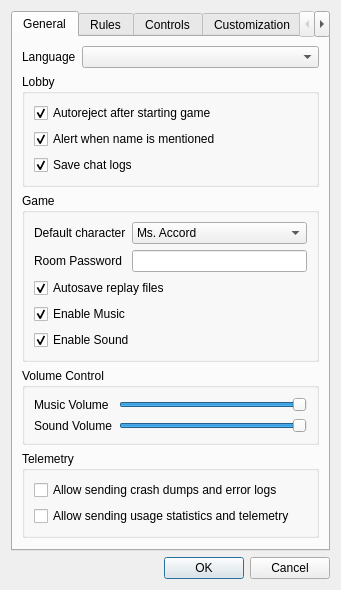
<?xml version="1.0" encoding="UTF-8"?>
<ui version="4.0">
 <class>SettingsDialog</class>
 <widget class="QDialog" name="SettingsDialog">
  <property name="geometry">
   <rect>
    <x>0</x>
    <y>0</y>
    <width>341</width>
    <height>502</height>
   </rect>
  </property>
  <property name="acceptDrops">
   <bool>true</bool>
  </property>
  <property name="windowTitle">
   <string comment="TitleSettings">Settings</string>
  </property>
  <property name="windowIcon">
   <iconset resource="client.qrc">
    <normaloff>:/icons/red.png</normaloff>:/icons/red.png</iconset>
  </property>
  <layout class="QVBoxLayout" name="verticalLayout">
   <item>
    <widget class="QTabWidget" name="SettingsTabWidget">
     <property name="currentIndex">
      <number>0</number>
     </property>
     <widget class="QWidget" name="GeneralTab">
      <attribute name="title">
       <string comment="TitleGeneral">General</string>
      </attribute>
      <layout class="QVBoxLayout" name="verticalLayout_2">
       <item>
        <layout class="QFormLayout" name="LanguageForm">
         <item row="0" column="0">
          <widget class="QLabel" name="LanguageLabel">
           <property name="text">
            <string>Language</string>
           </property>
          </widget>
         </item>
         <item row="0" column="1">
          <widget class="QComboBox" name="LanguageComboBox"/>
         </item>
        </layout>
       </item>
       <item>
        <widget class="QGroupBox" name="LobbyGroupBox">
         <property name="sizePolicy">
          <sizepolicy hsizetype="Preferred" vsizetype="Preferred">
           <horstretch>0</horstretch>
           <verstretch>0</verstretch>
          </sizepolicy>
         </property>
         <property name="title">
          <string comment="TitleLobby">Lobby</string>
         </property>
         <layout class="QVBoxLayout" name="verticalLayout_3">
          <item>
           <widget class="QCheckBox" name="AutorejectCheckBox">
            <property name="text">
             <string comment="Autoreject">Autoreject after starting game</string>
            </property>
            <property name="checked">
             <bool>true</bool>
            </property>
           </widget>
          </item>
          <item>
           <widget class="QCheckBox" name="AlertNameCheckBox">
            <property name="text">
             <string comment="AlertName">Alert when name is mentioned</string>
            </property>
            <property name="checked">
             <bool>true</bool>
            </property>
           </widget>
          </item>
          <item>
           <widget class="QCheckBox" name="SaveLogsCheckBox">
            <property name="text">
             <string comment="SaveChat">Save chat logs</string>
            </property>
            <property name="checked">
             <bool>true</bool>
            </property>
           </widget>
          </item>
         </layout>
        </widget>
       </item>
       <item>
        <widget class="QGroupBox" name="GameGroupBox">
         <property name="sizePolicy">
          <sizepolicy hsizetype="Preferred" vsizetype="Preferred">
           <horstretch>0</horstretch>
           <verstretch>0</verstretch>
          </sizepolicy>
         </property>
         <property name="title">
          <string comment="TitleGame">Game</string>
         </property>
         <layout class="QVBoxLayout" name="verticalLayout_4">
          <item>
           <layout class="QFormLayout" name="formLayout_5">
            <property name="fieldGrowthPolicy">
             <enum>QFormLayout::AllNonFixedFieldsGrow</enum>
            </property>
            <item row="0" column="0">
             <widget class="QLabel" name="DefaultCharacterLabel">
              <property name="text">
               <string comment="DefaultCharacter">Default character</string>
              </property>
             </widget>
            </item>
            <item row="0" column="1">
             <widget class="QComboBox" name="DefaultCharacterComboBox">
              <item>
               <property name="text">
                <string>Ms. Accord</string>
               </property>
              </item>
              <item>
               <property name="text">
                <string>Amitie</string>
               </property>
              </item>
              <item>
               <property name="text">
                <string>Arle</string>
               </property>
              </item>
              <item>
               <property name="text">
                <string>Dongurigaeru</string>
               </property>
              </item>
              <item>
               <property name="text">
                <string>Draco</string>
               </property>
              </item>
              <item>
               <property name="text">
                <string>Carbuncle</string>
               </property>
              </item>
              <item>
               <property name="text">
                <string>Ecolo</string>
               </property>
              </item>
              <item>
               <property name="text">
                <string>Feli</string>
               </property>
              </item>
              <item>
               <property name="text">
                <string>Klug</string>
               </property>
              </item>
              <item>
               <property name="text">
                <string>Lemres</string>
               </property>
              </item>
              <item>
               <property name="text">
                <string>Maguro</string>
               </property>
              </item>
              <item>
               <property name="text">
                <string>Ocean Prince</string>
               </property>
              </item>
              <item>
               <property name="text">
                <string>Onion Pixy</string>
               </property>
              </item>
              <item>
               <property name="text">
                <string>Raffine</string>
               </property>
              </item>
              <item>
               <property name="text">
                <string>Rider</string>
               </property>
              </item>
              <item>
               <property name="text">
                <string>Risukuma</string>
               </property>
              </item>
              <item>
               <property name="text">
                <string>Ringo</string>
               </property>
              </item>
              <item>
               <property name="text">
                <string>Rulue</string>
               </property>
              </item>
              <item>
               <property name="text">
                <string>Satan</string>
               </property>
              </item>
              <item>
               <property name="text">
                <string>Schezo</string>
               </property>
              </item>
              <item>
               <property name="text">
                <string>Sig</string>
               </property>
              </item>
              <item>
               <property name="text">
                <string>Suketoudara</string>
               </property>
              </item>
              <item>
               <property name="text">
                <string>Witch</string>
               </property>
              </item>
              <item>
               <property name="text">
                <string>Yu &amp; Rei</string>
               </property>
              </item>
             </widget>
            </item>
            <item row="1" column="0">
             <widget class="QLabel" name="PasswordLabel">
              <property name="text">
               <string comment="RoomPassword">Room Password</string>
              </property>
             </widget>
            </item>
            <item row="1" column="1">
             <widget class="QLineEdit" name="RoomPasswordLineEdit"/>
            </item>
           </layout>
          </item>
          <item>
           <widget class="QCheckBox" name="AutosaveReplaysCheckBox">
            <property name="text">
             <string comment="AutosaveReplay">Autosave replay files</string>
            </property>
            <property name="checked">
             <bool>true</bool>
            </property>
           </widget>
          </item>
          <item>
           <widget class="QCheckBox" name="EnableMusicCheckBox">
            <property name="text">
             <string comment="PlayMusic">Enable Music</string>
            </property>
            <property name="checked">
             <bool>true</bool>
            </property>
           </widget>
          </item>
          <item>
           <widget class="QCheckBox" name="EnableSoundCheckBox">
            <property name="text">
             <string comment="PlaySound">Enable Sound</string>
            </property>
            <property name="checked">
             <bool>true</bool>
            </property>
           </widget>
          </item>
         </layout>
        </widget>
       </item>
       <item>
        <widget class="QGroupBox" name="VolumeControlGroupBox">
         <property name="title">
          <string comment="TitleVolumeControl">Volume Control</string>
         </property>
         <layout class="QFormLayout" name="formLayout_6">
          <item row="0" column="0">
           <widget class="QLabel" name="MusicVolumeLabel">
            <property name="text">
             <string comment="MusicVolume">Music Volume</string>
            </property>
           </widget>
          </item>
          <item row="0" column="1">
           <widget class="QSlider" name="MusicVolumeHorizontalSlider">
            <property name="maximum">
             <number>100</number>
            </property>
            <property name="value">
             <number>100</number>
            </property>
            <property name="orientation">
             <enum>Qt::Horizontal</enum>
            </property>
            <property name="invertedAppearance">
             <bool>false</bool>
            </property>
           </widget>
          </item>
          <item row="1" column="0">
           <widget class="QLabel" name="SoundVolumeLabel">
            <property name="text">
             <string comment="SoundVolume">Sound Volume</string>
            </property>
           </widget>
          </item>
          <item row="1" column="1">
           <widget class="QSlider" name="SoundVolumeHorizontalSlider">
            <property name="maximum">
             <number>100</number>
            </property>
            <property name="value">
             <number>100</number>
            </property>
            <property name="orientation">
             <enum>Qt::Horizontal</enum>
            </property>
           </widget>
          </item>
         </layout>
        </widget>
       </item>
       <item>
        <widget class="QGroupBox" name="TelemetryGroupBox">
         <property name="title">
          <string>Telemetry</string>
         </property>
         <layout class="QVBoxLayout" name="verticalLayout_9">
          <item>
           <widget class="QCheckBox" name="AllowCrashDumpsCheckBox">
            <property name="text">
             <string comment="TelemetryCrashCheckbox">Allow sending crash dumps and error logs</string>
            </property>
           </widget>
          </item>
          <item>
           <widget class="QCheckBox" name="AllowUsageStatisticsCheckBox">
            <property name="text">
             <string comment="TelemetryStatisticCheckbox">Allow sending usage statistics and telemetry</string>
            </property>
           </widget>
          </item>
         </layout>
        </widget>
       </item>
       <item>
        <spacer name="verticalSpacer">
         <property name="orientation">
          <enum>Qt::Vertical</enum>
         </property>
         <property name="sizeHint" stdset="0">
          <size>
           <width>20</width>
           <height>40</height>
          </size>
         </property>
        </spacer>
       </item>
      </layout>
     </widget>
     <widget class="QWidget" name="RulesTab">
      <attribute name="title">
       <string comment="TitleRules">Rules</string>
      </attribute>
      <layout class="QFormLayout" name="formLayout">
       <property name="fieldGrowthPolicy">
        <enum>QFormLayout::AllNonFixedFieldsGrow</enum>
       </property>
       <property name="labelAlignment">
        <set>Qt::AlignLeading|Qt::AlignLeft|Qt::AlignVCenter</set>
       </property>
       <item row="0" column="0">
        <widget class="QLabel" name="BaseRulesLabel">
         <property name="text">
          <string comment="BaseRules">Base rules</string>
         </property>
        </widget>
       </item>
       <item row="0" column="1">
        <widget class="QComboBox" name="BaseRulesComboBox">
         <item>
          <property name="text">
           <string>Tsu</string>
          </property>
         </item>
         <item>
          <property name="text">
           <string>Fever</string>
          </property>
         </item>
         <item>
          <property name="text">
           <string>Fever (15th)</string>
          </property>
         </item>
         <item>
          <property name="text">
           <string>Endless Fever VS</string>
          </property>
         </item>
        </widget>
       </item>
       <item row="1" column="1">
        <widget class="QCheckBox" name="DefaultRulesCheckbox">
         <property name="text">
          <string comment="DefaultRules">Default rules</string>
         </property>
         <property name="checked">
          <bool>true</bool>
         </property>
        </widget>
       </item>
       <item row="2" column="0">
        <widget class="QLabel" name="MarginTimeLabel">
         <property name="text">
          <string comment="MarginTime">Margin time</string>
         </property>
        </widget>
       </item>
       <item row="2" column="1">
        <widget class="QSpinBox" name="MarginTimeSpinBox">
         <property name="enabled">
          <bool>false</bool>
         </property>
         <property name="maximum">
          <number>999</number>
         </property>
         <property name="value">
          <number>192</number>
         </property>
        </widget>
       </item>
       <item row="3" column="0">
        <widget class="QLabel" name="TargetPointsLabel">
         <property name="text">
          <string comment="TargetPoints">Target points</string>
         </property>
        </widget>
       </item>
       <item row="3" column="1">
        <widget class="QSpinBox" name="TargetPointsSpinBox">
         <property name="enabled">
          <bool>false</bool>
         </property>
         <property name="minimum">
          <number>1</number>
         </property>
         <property name="maximum">
          <number>999</number>
         </property>
         <property name="value">
          <number>70</number>
         </property>
        </widget>
       </item>
       <item row="4" column="0">
        <widget class="QLabel" name="label_2">
         <property name="text">
          <string comment="RequiredChain">Required chain</string>
         </property>
        </widget>
       </item>
       <item row="4" column="1">
        <widget class="QSpinBox" name="RequiredChainSpinBox">
         <property name="enabled">
          <bool>false</bool>
         </property>
         <property name="maximum">
          <number>100</number>
         </property>
        </widget>
       </item>
       <item row="5" column="0">
        <widget class="QLabel" name="PuyoToClearLabel">
         <property name="text">
          <string comment="PuyoToClear">Puyo to clear</string>
         </property>
        </widget>
       </item>
       <item row="5" column="1">
        <widget class="QSpinBox" name="PuyoToClearSpinBox">
         <property name="enabled">
          <bool>false</bool>
         </property>
         <property name="minimum">
          <number>1</number>
         </property>
         <property name="maximum">
          <number>100</number>
         </property>
         <property name="value">
          <number>4</number>
         </property>
        </widget>
       </item>
       <item row="6" column="0">
        <widget class="QLabel" name="InitialFeverCountLabel">
         <property name="text">
          <string comment="InitialFeverCount">Initial Fever Count</string>
         </property>
        </widget>
       </item>
       <item row="6" column="1">
        <widget class="QSpinBox" name="InitialFeverCountSpinBox">
         <property name="enabled">
          <bool>false</bool>
         </property>
         <property name="maximum">
          <number>6</number>
         </property>
        </widget>
       </item>
       <item row="7" column="0">
        <widget class="QLabel" name="FeverPowerLabel">
         <property name="text">
          <string comment="FeverPower">Fever power</string>
         </property>
        </widget>
       </item>
       <item row="7" column="1">
        <widget class="QSpinBox" name="FeverPowerSpinBox">
         <property name="enabled">
          <bool>false</bool>
         </property>
         <property name="maximum">
          <number>999</number>
         </property>
         <property name="value">
          <number>100</number>
         </property>
        </widget>
       </item>
       <item row="8" column="0">
        <widget class="QCheckBox" name="NumberOfColorsSelectCheckBox">
         <property name="enabled">
          <bool>false</bool>
         </property>
         <property name="text">
          <string comment="SelectColors">Select colors</string>
         </property>
        </widget>
       </item>
       <item row="8" column="1">
        <widget class="QSpinBox" name="NumberOfColorsSpinBox">
         <property name="enabled">
          <bool>false</bool>
         </property>
         <property name="minimum">
          <number>3</number>
         </property>
         <property name="maximum">
          <number>5</number>
         </property>
         <property name="singleStep">
          <number>1</number>
         </property>
         <property name="value">
          <number>4</number>
         </property>
        </widget>
       </item>
       <item row="9" column="0">
        <widget class="QLabel" name="NumberOfPlayersLabel">
         <property name="text">
          <string comment="NumberOfPlayers">Number of players</string>
         </property>
        </widget>
       </item>
       <item row="9" column="1">
        <widget class="QSpinBox" name="NumberOfPlayersSpinBox">
         <property name="minimum">
          <number>2</number>
         </property>
         <property name="maximum">
          <number>50</number>
         </property>
        </widget>
       </item>
       <item row="10" column="1">
        <widget class="QCheckBox" name="QuickDropCheckBox">
         <property name="enabled">
          <bool>false</bool>
         </property>
         <property name="text">
          <string comment="QuickDrop">Quick Drop</string>
         </property>
        </widget>
       </item>
       <item row="11" column="1">
        <widget class="QPushButton" name="DefaultButton">
         <property name="enabled">
          <bool>false</bool>
         </property>
         <property name="sizePolicy">
          <sizepolicy hsizetype="Fixed" vsizetype="Fixed">
           <horstretch>0</horstretch>
           <verstretch>0</verstretch>
          </sizepolicy>
         </property>
         <property name="text">
          <string comment="ButtonDefault">Default</string>
         </property>
        </widget>
       </item>
      </layout>
     </widget>
     <widget class="QWidget" name="ControlsTab">
      <attribute name="title">
       <string comment="TitleControls">Controls</string>
      </attribute>
      <layout class="QFormLayout" name="formLayout_2">
       <property name="fieldGrowthPolicy">
        <enum>QFormLayout::AllNonFixedFieldsGrow</enum>
       </property>
       <item row="0" column="0">
        <widget class="QLabel" name="UpLabel">
         <property name="text">
          <string comment="Up">Up</string>
         </property>
        </widget>
       </item>
       <item row="1" column="0">
        <widget class="QLabel" name="DownLabel">
         <property name="text">
          <string comment="Down">Down</string>
         </property>
        </widget>
       </item>
       <item row="2" column="0">
        <widget class="QLabel" name="LeftLabel">
         <property name="text">
          <string comment="Left">Left</string>
         </property>
        </widget>
       </item>
       <item row="3" column="0">
        <widget class="QLabel" name="RightLabel">
         <property name="text">
          <string comment="Right">Right</string>
         </property>
        </widget>
       </item>
       <item row="4" column="0">
        <widget class="QLabel" name="ALabel">
         <property name="text">
          <string comment="A">A</string>
         </property>
        </widget>
       </item>
       <item row="5" column="0">
        <widget class="QLabel" name="BLabel">
         <property name="text">
          <string comment="B">B</string>
         </property>
        </widget>
       </item>
       <item row="0" column="1">
        <widget class="InputWidget" name="UpInput" native="true"/>
       </item>
       <item row="1" column="1">
        <widget class="InputWidget" name="DownInput" native="true"/>
       </item>
       <item row="2" column="1">
        <widget class="InputWidget" name="LeftInput" native="true"/>
       </item>
       <item row="3" column="1">
        <widget class="InputWidget" name="RightInput" native="true"/>
       </item>
       <item row="4" column="1">
        <widget class="InputWidget" name="AInput" native="true"/>
       </item>
       <item row="6" column="0">
        <widget class="QLabel" name="StartLavel">
         <property name="text">
          <string>Start</string>
         </property>
        </widget>
       </item>
       <item row="5" column="1">
        <widget class="InputWidget" name="BInput" native="true"/>
       </item>
       <item row="6" column="1">
        <widget class="InputWidget" name="StartInput" native="true"/>
       </item>
       <item row="7" column="0">
        <spacer name="SwapABConfirmSpacer">
         <property name="orientation">
          <enum>Qt::Horizontal</enum>
         </property>
         <property name="sizeHint" stdset="0">
          <size>
           <width>40</width>
           <height>20</height>
          </size>
         </property>
        </spacer>
       </item>
       <item row="7" column="1">
        <widget class="QCheckBox" name="SwapABConfirmCheckBox">
         <property name="text">
          <string>Swap A/B Confirmation</string>
         </property>
         <property name="checked">
          <bool>true</bool>
         </property>
        </widget>
       </item>
      </layout>
     </widget>
     <widget class="QWidget" name="CustomizationTab">
      <attribute name="title">
       <string comment="TitleCustomization">Customization</string>
      </attribute>
      <layout class="QVBoxLayout" name="verticalLayout_5">
       <item>
        <widget class="QGroupBox" name="GraphicsBox">
         <property name="title">
          <string comment="TitleGraphicsAndSound">Graphics and Sound</string>
         </property>
         <layout class="QFormLayout" name="formLayout_4">
          <property name="fieldGrowthPolicy">
           <enum>QFormLayout::AllNonFixedFieldsGrow</enum>
          </property>
          <item row="0" column="0">
           <widget class="QLabel" name="BackgroundLabel">
            <property name="text">
             <string>Background</string>
            </property>
           </widget>
          </item>
          <item row="0" column="1">
           <widget class="QComboBox" name="BackgroundComboBox"/>
          </item>
          <item row="1" column="0">
           <widget class="QLabel" name="PuyoLabel">
            <property name="text">
             <string>Puyo</string>
            </property>
           </widget>
          </item>
          <item row="1" column="1">
           <widget class="QComboBox" name="PuyoComboBox"/>
          </item>
          <item row="2" column="0">
           <widget class="QLabel" name="SoundLabel">
            <property name="text">
             <string comment="SoundEffects">Sound Effects</string>
            </property>
           </widget>
          </item>
          <item row="2" column="1">
           <widget class="QComboBox" name="SoundComboBox"/>
          </item>
          <item row="3" column="1">
           <widget class="QCheckBox" name="ApplyCharacterCheckBox">
            <property name="text">
             <string comment="CharacterBackground">Apply character image to field</string>
            </property>
           </widget>
          </item>
         </layout>
        </widget>
       </item>
       <item>
        <widget class="QGroupBox" name="CharacterBox">
         <property name="title">
          <string comment="TitleCharacters">Characters</string>
         </property>
         <layout class="QHBoxLayout" name="horizontalLayout">
          <item>
           <widget class="QScrollArea" name="CharactersScrollArea">
            <property name="horizontalScrollBarPolicy">
             <enum>Qt::ScrollBarAsNeeded</enum>
            </property>
            <property name="widgetResizable">
             <bool>true</bool>
            </property>
            <widget class="QWidget" name="scrollAreaWidgetContents">
             <property name="geometry">
              <rect>
               <x>0</x>
               <y>0</y>
               <width>282</width>
               <height>560</height>
              </rect>
             </property>
             <layout class="QFormLayout" name="formLayout_3">
              <property name="fieldGrowthPolicy">
               <enum>QFormLayout::AllNonFixedFieldsGrow</enum>
              </property>
              <item row="0" column="0">
               <widget class="QLabel" name="Char0Label">
                <property name="text">
                 <string comment="Char1">Ms. Accord</string>
                </property>
               </widget>
              </item>
              <item row="0" column="1">
               <widget class="QComboBox" name="Char0ComboBox"/>
              </item>
              <item row="1" column="0">
               <widget class="QLabel" name="Char1Label">
                <property name="text">
                 <string comment="Char2">Amitie</string>
                </property>
               </widget>
              </item>
              <item row="1" column="1">
               <widget class="QComboBox" name="Char1ComboBox"/>
              </item>
              <item row="2" column="0">
               <widget class="QLabel" name="Char2Label">
                <property name="text">
                 <string comment="Char3">Arle</string>
                </property>
               </widget>
              </item>
              <item row="2" column="1">
               <widget class="QComboBox" name="Char2ComboBox"/>
              </item>
              <item row="3" column="0">
               <widget class="QLabel" name="Char3Label">
                <property name="text">
                 <string comment="Char4">Dongurigaeru</string>
                </property>
               </widget>
              </item>
              <item row="3" column="1">
               <widget class="QComboBox" name="Char3ComboBox"/>
              </item>
              <item row="4" column="0">
               <widget class="QLabel" name="Char4Label">
                <property name="text">
                 <string comment="Char5">Draco</string>
                </property>
               </widget>
              </item>
              <item row="4" column="1">
               <widget class="QComboBox" name="Char4ComboBox"/>
              </item>
              <item row="5" column="1">
               <widget class="QComboBox" name="Char5ComboBox"/>
              </item>
              <item row="6" column="0">
               <widget class="QLabel" name="Char6Label">
                <property name="text">
                 <string comment="Char7">Ecolo</string>
                </property>
               </widget>
              </item>
              <item row="6" column="1">
               <widget class="QComboBox" name="Char6ComboBox"/>
              </item>
              <item row="7" column="0">
               <widget class="QLabel" name="Char7Label">
                <property name="text">
                 <string comment="Char8">Feli</string>
                </property>
               </widget>
              </item>
              <item row="7" column="1">
               <widget class="QComboBox" name="Char7ComboBox"/>
              </item>
              <item row="8" column="0">
               <widget class="QLabel" name="Char8Label">
                <property name="text">
                 <string comment="Char9">Klug</string>
                </property>
               </widget>
              </item>
              <item row="8" column="1">
               <widget class="QComboBox" name="Char8ComboBox"/>
              </item>
              <item row="9" column="0">
               <widget class="QLabel" name="Char9Label">
                <property name="text">
                 <string comment="Char10">Lemres</string>
                </property>
               </widget>
              </item>
              <item row="9" column="1">
               <widget class="QComboBox" name="Char9ComboBox"/>
              </item>
              <item row="10" column="0">
               <widget class="QLabel" name="Char10Label">
                <property name="text">
                 <string comment="Char11">Maguro</string>
                </property>
               </widget>
              </item>
              <item row="10" column="1">
               <widget class="QComboBox" name="Char10ComboBox"/>
              </item>
              <item row="11" column="0">
               <widget class="QLabel" name="Char11Label">
                <property name="text">
                 <string comment="Char12">Ocean Prince</string>
                </property>
               </widget>
              </item>
              <item row="11" column="1">
               <widget class="QComboBox" name="Char11ComboBox"/>
              </item>
              <item row="12" column="0">
               <widget class="QLabel" name="Char12Label">
                <property name="text">
                 <string comment="Char13">Oshare Bones</string>
                </property>
               </widget>
              </item>
              <item row="12" column="1">
               <widget class="QComboBox" name="Char12ComboBox"/>
              </item>
              <item row="13" column="0">
               <widget class="QLabel" name="Char13Label">
                <property name="text">
                 <string comment="Char14">Raffine</string>
                </property>
               </widget>
              </item>
              <item row="13" column="1">
               <widget class="QComboBox" name="Char13ComboBox"/>
              </item>
              <item row="14" column="0">
               <widget class="QLabel" name="Char14Label">
                <property name="text">
                 <string comment="Char15">Rider</string>
                </property>
               </widget>
              </item>
              <item row="14" column="1">
               <widget class="QComboBox" name="Char14ComboBox"/>
              </item>
              <item row="15" column="0">
               <widget class="QLabel" name="Char15Label">
                <property name="text">
                 <string comment="Char16">Risukuma</string>
                </property>
               </widget>
              </item>
              <item row="15" column="1">
               <widget class="QComboBox" name="Char15ComboBox"/>
              </item>
              <item row="16" column="0">
               <widget class="QLabel" name="Char16Label">
                <property name="text">
                 <string comment="Char17">Ringo</string>
                </property>
               </widget>
              </item>
              <item row="16" column="1">
               <widget class="QComboBox" name="Char16ComboBox"/>
              </item>
              <item row="17" column="0">
               <widget class="QLabel" name="Char17Label">
                <property name="text">
                 <string comment="Char18">Rulue</string>
                </property>
               </widget>
              </item>
              <item row="17" column="1">
               <widget class="QComboBox" name="Char17ComboBox"/>
              </item>
              <item row="18" column="0">
               <widget class="QLabel" name="Char18Label">
                <property name="text">
                 <string comment="Char19">Satan</string>
                </property>
               </widget>
              </item>
              <item row="18" column="1">
               <widget class="QComboBox" name="Char18ComboBox"/>
              </item>
              <item row="19" column="0">
               <widget class="QLabel" name="Char19Label">
                <property name="text">
                 <string comment="Char20">Schezo</string>
                </property>
               </widget>
              </item>
              <item row="19" column="1">
               <widget class="QComboBox" name="Char19ComboBox"/>
              </item>
              <item row="20" column="0">
               <widget class="QLabel" name="Char20Label">
                <property name="text">
                 <string comment="Char21">Sig</string>
                </property>
               </widget>
              </item>
              <item row="20" column="1">
               <widget class="QComboBox" name="Char20ComboBox"/>
              </item>
              <item row="21" column="0">
               <widget class="QLabel" name="Char21Label">
                <property name="text">
                 <string comment="Char22">Suketoudara</string>
                </property>
               </widget>
              </item>
              <item row="21" column="1">
               <widget class="QComboBox" name="Char21ComboBox"/>
              </item>
              <item row="22" column="0">
               <widget class="QLabel" name="Char22Label">
                <property name="text">
                 <string comment="Char23">Witch</string>
                </property>
               </widget>
              </item>
              <item row="22" column="1">
               <widget class="QComboBox" name="Char22ComboBox"/>
              </item>
              <item row="23" column="0">
               <widget class="QLabel" name="Char23Label">
                <property name="text">
                 <string comment="Char24">Yu &amp; Rei</string>
                </property>
               </widget>
              </item>
              <item row="23" column="1">
               <widget class="QComboBox" name="Char23ComboBox"/>
              </item>
              <item row="5" column="0">
               <widget class="QLabel" name="Char5Label">
                <property name="text">
                 <string comment="Char6">Carbuncle</string>
                </property>
               </widget>
              </item>
             </layout>
            </widget>
           </widget>
          </item>
         </layout>
        </widget>
       </item>
      </layout>
     </widget>
     <widget class="QWidget" name="MusicTab">
      <attribute name="title">
       <string comment="TitleMusic">Music</string>
      </attribute>
      <layout class="QVBoxLayout" name="verticalLayout_6">
       <item>
        <widget class="QGroupBox" name="PlaylistGroupBox">
         <property name="title">
          <string comment="MusicPlayList">Playlist</string>
         </property>
         <layout class="QVBoxLayout" name="verticalLayout_8">
          <item>
           <widget class="QComboBox" name="PlaylistComboBox">
            <item>
             <property name="text">
              <string comment="MusicNormal">Normal</string>
             </property>
            </item>
            <item>
             <property name="text">
              <string comment="MusicFever">Fever</string>
             </property>
            </item>
           </widget>
          </item>
          <item>
           <widget class="QTreeView" name="PlaylistView">
            <property name="dragDropMode">
             <enum>QAbstractItemView::DragDrop</enum>
            </property>
            <property name="defaultDropAction">
             <enum>Qt::MoveAction</enum>
            </property>
            <property name="selectionMode">
             <enum>QAbstractItemView::ExtendedSelection</enum>
            </property>
            <property name="rootIsDecorated">
             <bool>false</bool>
            </property>
            <property name="headerHidden">
             <bool>true</bool>
            </property>
           </widget>
          </item>
          <item>
           <layout class="QHBoxLayout" name="PlaylistButtonLayout">
            <property name="spacing">
             <number>5</number>
            </property>
            <item>
             <widget class="QPushButton" name="PlaylistAddButton">
              <property name="text">
               <string comment="MusicAdd">Add</string>
              </property>
              <property name="icon">
               <iconset theme="list-add">
                <normaloff>.</normaloff>.</iconset>
              </property>
             </widget>
            </item>
            <item>
             <widget class="QPushButton" name="PlaylistRemoveButton">
              <property name="text">
               <string comment="MusicRemove">Remove</string>
              </property>
              <property name="icon">
               <iconset theme="list-remove">
                <normaloff>.</normaloff>.</iconset>
              </property>
             </widget>
            </item>
           </layout>
          </item>
         </layout>
        </widget>
       </item>
       <item>
        <widget class="QGroupBox" name="BehaviorPlaylist">
         <property name="title">
          <string comment="MusicBehavior">Behavior</string>
         </property>
         <layout class="QVBoxLayout" name="verticalLayout_7">
          <item>
           <widget class="QCheckBox" name="MusicStopAfterRoundCheckBox">
            <property name="text">
             <string comment="MusicCheckStop">Stop music after round</string>
            </property>
            <property name="checked">
             <bool>true</bool>
            </property>
           </widget>
          </item>
          <item>
           <widget class="QCheckBox" name="MusicAdvanceAtRoundStartCheckbox">
            <property name="text">
             <string comment="MusicCheckAdvance">Advance music at round start</string>
            </property>
            <property name="checked">
             <bool>true</bool>
            </property>
           </widget>
          </item>
          <item>
           <widget class="QCheckBox" name="MusicAtLeastOnceCheckBox">
            <property name="text">
             <string comment="MusicCheckAtLeastOnce">Loop music at least once before advancing</string>
            </property>
            <property name="checked">
             <bool>true</bool>
            </property>
           </widget>
          </item>
          <item>
           <widget class="QCheckBox" name="MusicRandomizeOrder">
            <property name="text">
             <string comment="MusicCheckRandomize">Randomize order</string>
            </property>
            <property name="checked">
             <bool>true</bool>
            </property>
           </widget>
          </item>
          <item>
           <widget class="QComboBox" name="MusicLoopModeComboBox">
            <item>
             <property name="text">
              <string comment="MusicLoopSingle">Loop Single</string>
             </property>
            </item>
            <item>
             <property name="text">
              <string comment="MusicLoopAll">Loop All</string>
             </property>
            </item>
           </widget>
          </item>
         </layout>
        </widget>
       </item>
      </layout>
     </widget>
    </widget>
   </item>
   <item>
    <widget class="QDialogButtonBox" name="SettingsButtonBox">
     <property name="orientation">
      <enum>Qt::Horizontal</enum>
     </property>
     <property name="standardButtons">
      <set>QDialogButtonBox::Cancel|QDialogButtonBox::Ok</set>
     </property>
    </widget>
   </item>
  </layout>
 </widget>
 <customwidgets>
  <customwidget>
   <class>InputWidget</class>
   <extends>QWidget</extends>
   <header>inputwidget.h</header>
   <container>1</container>
  </customwidget>
 </customwidgets>
 <resources>
  <include location="client.qrc"/>
 </resources>
 <connections/>
</ui>
